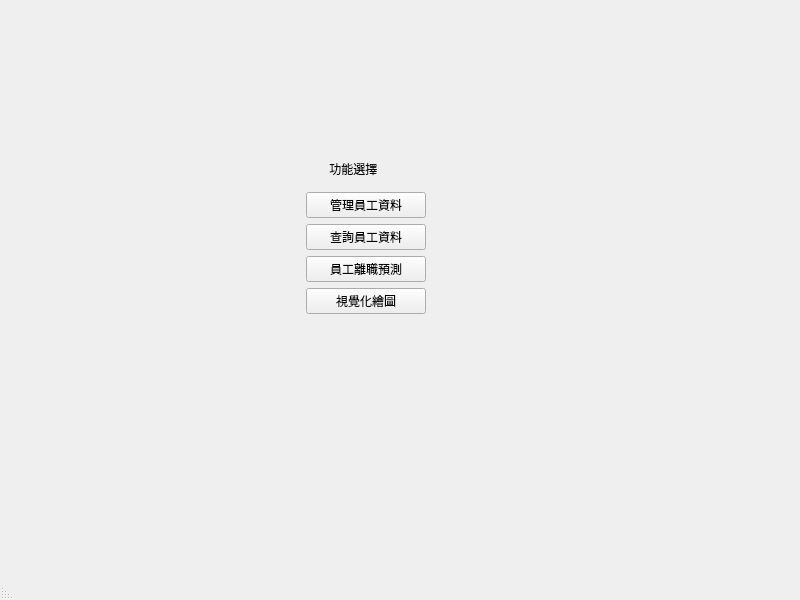
<?xml version="1.0" encoding="UTF-8"?>
<ui version="4.0">
 <class>MainWindow</class>
 <widget class="QMainWindow" name="MainWindow">
  <property name="geometry">
   <rect>
    <x>0</x>
    <y>0</y>
    <width>800</width>
    <height>600</height>
   </rect>
  </property>
  <property name="windowTitle">
   <string>MainWindow</string>
  </property>
  <property name="layoutDirection">
   <enum>Qt::RightToLeft</enum>
  </property>
  <widget class="QWidget" name="centralwidget">
   <widget class="QWidget" name="">
    <property name="geometry">
     <rect>
      <x>306</x>
      <y>151</y>
      <width>120</width>
      <height>163</height>
     </rect>
    </property>
    <layout class="QGridLayout" name="gridLayout">
     <item row="0" column="0">
      <widget class="QLabel" name="label">
       <property name="layoutDirection">
        <enum>Qt::RightToLeft</enum>
       </property>
       <property name="text">
        <string>       功能選擇</string>
       </property>
      </widget>
     </item>
     <item row="1" column="0">
      <widget class="QPushButton" name="manage_employee_information">
       <property name="text">
        <string>管理員工資料</string>
       </property>
      </widget>
     </item>
     <item row="2" column="0">
      <widget class="QPushButton" name="search_employee_information">
       <property name="text">
        <string>查詢員工資料</string>
       </property>
      </widget>
     </item>
     <item row="3" column="0">
      <widget class="QPushButton" name="employee_turnover_forecast">
       <property name="text">
        <string>員工離職預測</string>
       </property>
      </widget>
     </item>
     <item row="4" column="0">
      <widget class="QPushButton" name="visual_drawing">
       <property name="text">
        <string>視覺化繪圖</string>
       </property>
      </widget>
     </item>
    </layout>
   </widget>
  </widget>
  <widget class="QMenuBar" name="menubar">
   <property name="geometry">
    <rect>
     <x>0</x>
     <y>0</y>
     <width>800</width>
     <height>24</height>
    </rect>
   </property>
  </widget>
  <widget class="QStatusBar" name="statusbar"/>
 </widget>
 <resources/>
 <connections/>
</ui>
